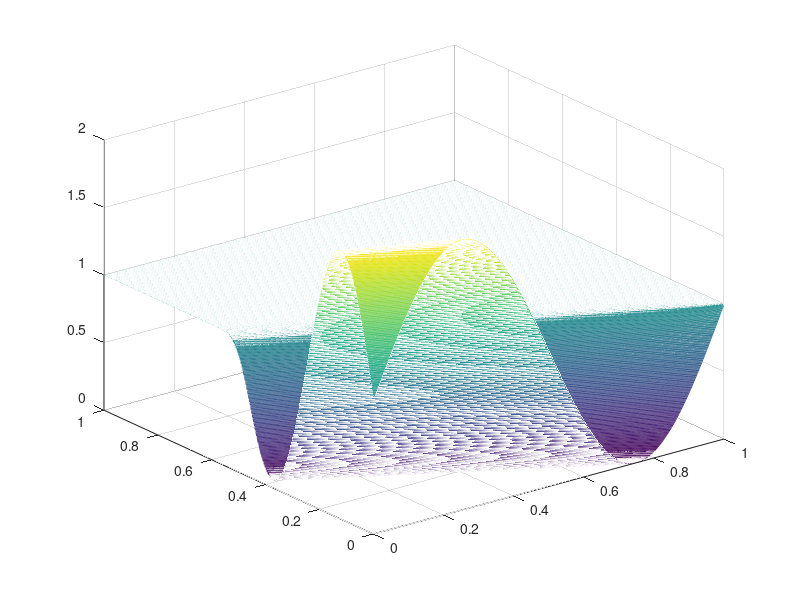

Reproduce this figure in MATLAB.
%by cr0wchen
% for solving problem about textbook p175 3 yin
clc; clear; close all;

J = 500; N = 1000;
h = 1 / J; tao = 1 / N;
a = -2;
r = a * tao / h;
x = [1:J - 1] * h; t = [0:N - 1] * tao;

U = zeros(J - 1, N);
U(:, 1) = sin(2 * pi * x) + 1;

e = ones(J - 1, 1);
A = spdiags([(1 - r) * e, r * e], [0, 1], J - 1, J - 1);

bouVal = zeros(J - 1, 1); bouVal(J - 1) = -r;
for n = 1:N - 1
    U(:, n + 1) = A \ (U(:, n) + bouVal);
end

[T, X] = meshgrid(t, x);

figure
mesh(X, T, U);
